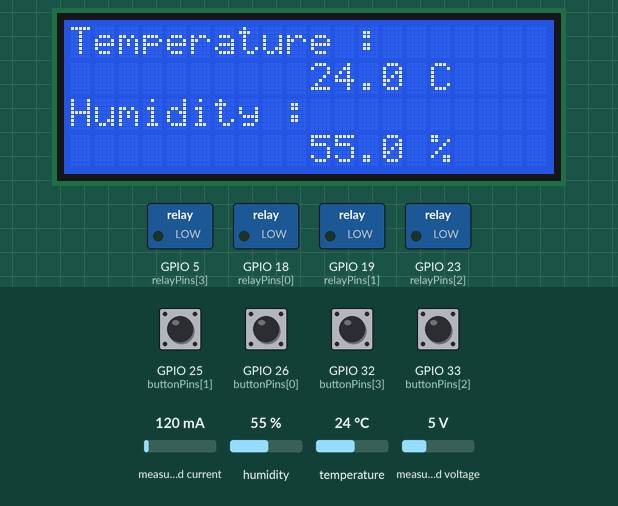
Simulated run of this sketch. Board: ESP32. On the bench: 20×4 character LCD, switched loads named in the sketch (green lamp = pin HIGH). Inputs (shaded band) come from the test bench; at power-on: GPIO 25 (buttonPins[1]), GPIO 26 (buttonPins[0]), GPIO 32 (buttonPins[3]), GPIO 33 (buttonPins[2]) HIGH, measured current 120 mA, humidity 55 %, temperature 24 °C, measured voltage 5 V. WiFi joins after 1.5 s; servers stay silent unless stated; what the sketch prints to the serial monitor is not drawn.

Above: at 5.6 s.
5.7 s: GPIO 25 (buttonPins[1]) pulled LOW for 0.15 s
At 6.7 s:
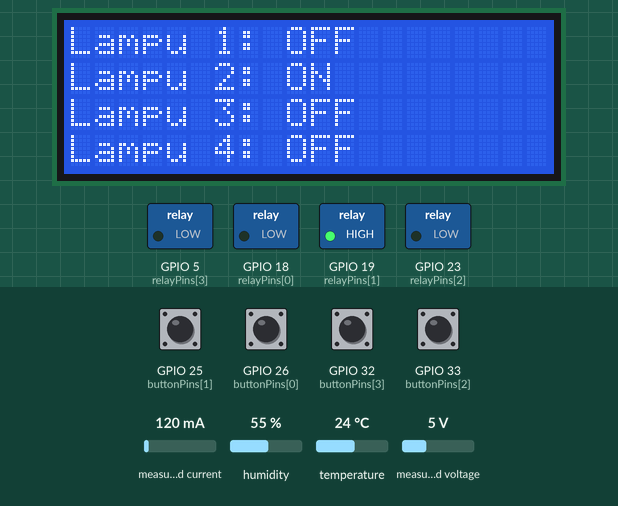
12.3 s: GPIO 26 (buttonPins[0]) pulled LOW for 0.15 s
At 18.2 s:
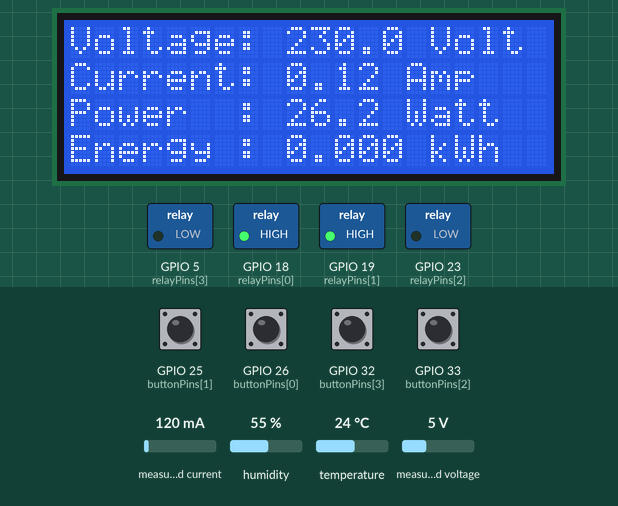
18.9 s: GPIO 32 (buttonPins[3]) pulled LOW for 0.15 s
At 20.4 s:
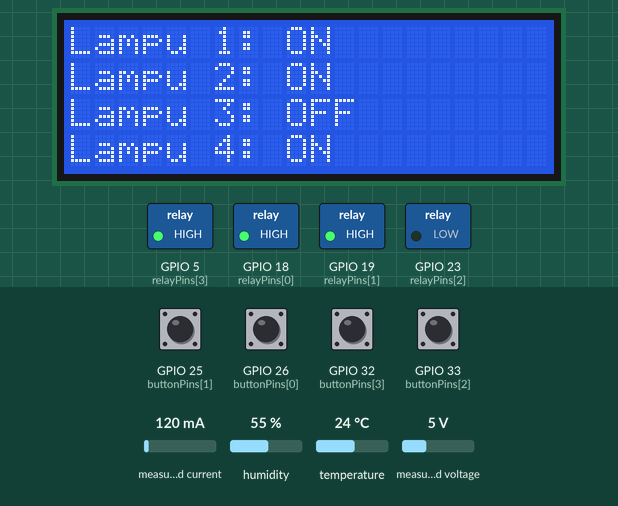
25.5 s: GPIO 33 (buttonPins[2]) pulled LOW for 0.15 s
At 26.6 s:
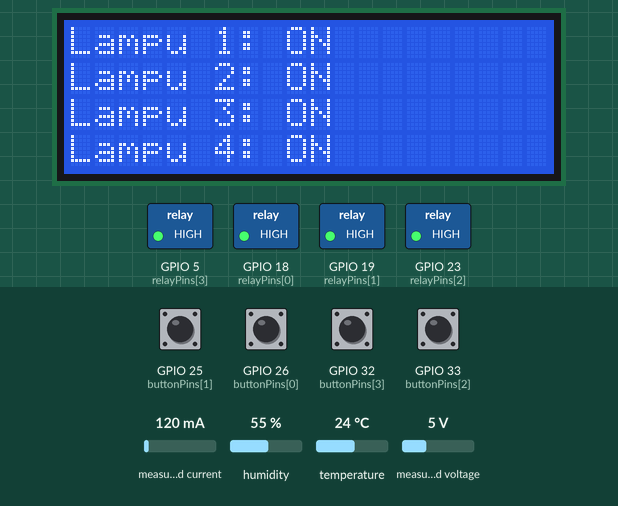
32.1 s: GPIO 25 (buttonPins[1]) pulled LOW for 1 s
At 32.8 s:
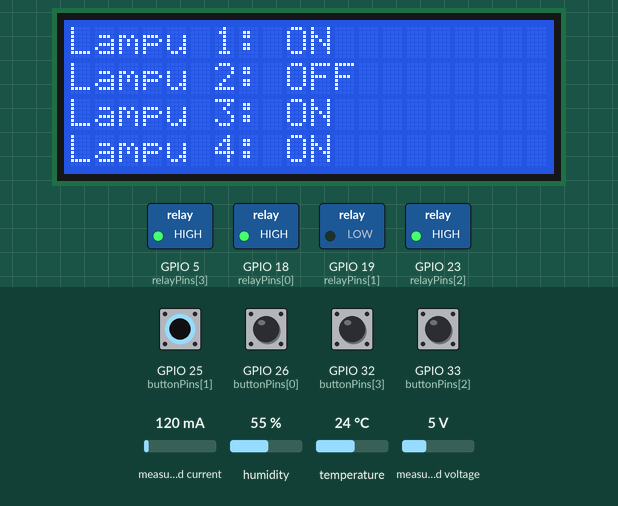
38.7 s: GPIO 26 (buttonPins[0]) pulled LOW for 1 s
At 39.1 s:
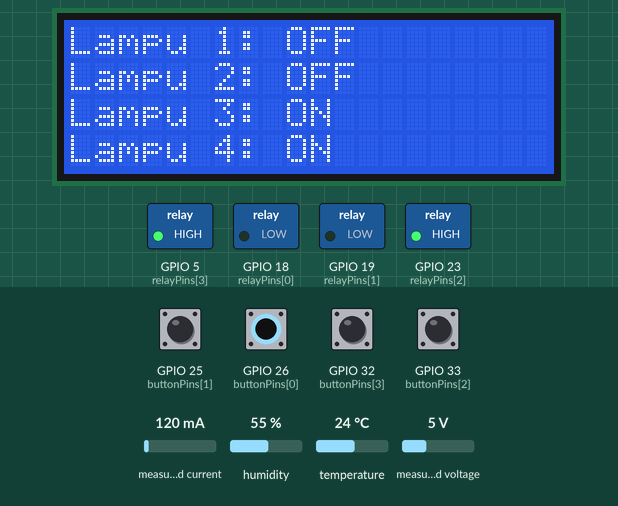
Timing chart, 0 to 41.7 s (numbered marks = the images above; inputs shaded):
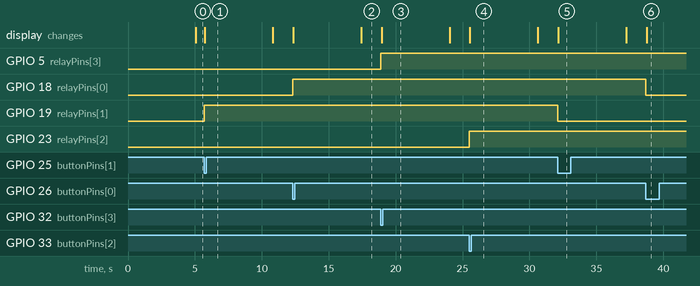

Measured:
- after the input at 5.7 s, GPIO 19 (relayPins[1]): LOW → HIGH at once; the display: changes after 0.05 s (image 1)
- after the input at 12.3 s, GPIO 18 (relayPins[0]): LOW → HIGH at once; the display: first changes after 0.05 s (image 2 shows a later state)
- after the input at 18.9 s, GPIO 5 (relayPins[3]): LOW → HIGH at once; the display: changes after 0.05 s (image 3)
- after the input at 25.5 s, GPIO 23 (relayPins[2]): LOW → HIGH at once; the display: changes after 0.05 s (image 4)
- after the input at 32.1 s, GPIO 19 (relayPins[1]): HIGH → LOW at once; the display: changes after 0.05 s (image 5)
- after the input at 38.7 s, GPIO 18 (relayPins[0]): HIGH → LOW at once; the display: changes after 0.05 s (image 6)

The sketch:

SmartHome.ino
```cpp
#define BLYNK_TEMPLATE_ID "TMPL65SRoXUg5"
#define BLYNK_TEMPLATE_NAME "Quickstart Template"
#define BLYNK_AUTH_TOKEN "w5YqL4s68FKI083Hj38VK-AcmqTCpzX3"

#define BLYNK_PRINT Serial

#include <WiFi.h>
#include <WiFiClient.h>
#include <BlynkSimpleEsp32.h>
#include <PZEM004Tv30.h>
#include <Wire.h>
#include <LiquidCrystal_I2C.h>
#include <DHT.h>
#include <Adafruit_Sensor.h>

char auth[] = BLYNK_AUTH_TOKEN;
char ssid[] = "Ovaninda";
char pass[] = "samsung55";

BlynkTimer timer;

// ===== PZEM004T =====
#define PZEM_RX 16
#define PZEM_TX 17
PZEM004Tv30 pzem(Serial2, PZEM_RX, PZEM_TX);

// ===== DHT22 =====
#define DHTPIN 4
#define DHTTYPE DHT22
DHT dht(DHTPIN, DHTTYPE);

// ===== LCD =====
LiquidCrystal_I2C lcd(0x27, 20, 4);

// ===== Relay & Button =====
const int relayPins[4]  = {18, 19, 23, 5};
const int buttonPins[4] = {26, 25, 33, 32};
int relayState[4]       = {LOW, LOW, LOW, LOW};
int lastButtonState[4]  = {HIGH, HIGH, HIGH, HIGH};
unsigned long lastDebounceTime[4] = {0, 0, 0, 0};
const unsigned long debounceDelay = 200;

const int vPins[4] = {V1, V2, V3, V4};
const char* lampuNames[4] = {"Lampu 1", "Lampu 2", "Lampu 3", "Lampu 4"};

// ===== LCD Mode =====
enum DisplayMode {LAMPU_STATUS, PZEM_DISPLAY, TEMPHUMID};
DisplayMode currentMode = PZEM_DISPLAY;  // mulai dari PZEM
unsigned long lastActivityTime = 0;
unsigned long lastDisplaySwitch = 0;
const unsigned long idleTimeout = 5000; // kembali ke auto mode setelah 5 detik
const unsigned long displaySwitchTime = 5000; // tiap 5 detik ganti tampilan

// ===== Variabel data sensor =====
float voltage = 0, currentVal = 0, power = 0, energy = 0;
float freq = 0, pf = 0;

// ====== BLYNK CONNECT ======
BLYNK_CONNECTED() {
  for (int i = 0; i < 4; i++) Blynk.syncVirtual(vPins[i]);
}

// ====== BLYNK CONTROL ======
BLYNK_WRITE_DEFAULT() {
  int pinIndex = request.pin - V1;
  if (pinIndex >= 0 && pinIndex < 4) {
    relayState[pinIndex] = param.asInt();
    digitalWrite(relayPins[pinIndex], relayState[pinIndex]);
    Blynk.virtualWrite(vPins[pinIndex], relayState[pinIndex]);
    Serial.printf("%s %s (Blynk)\n", lampuNames[pinIndex], relayState[pinIndex] ? "nyala" : "mati");
    showLampStatus();
    currentMode = LAMPU_STATUS;
    lastActivityTime = millis();
  }
}

// ====== SETUP ======
void setup() {
  Serial.begin(115200);

  for (int i = 0; i < 4; i++) {
    pinMode(relayPins[i], OUTPUT);
    pinMode(buttonPins[i], INPUT_PULLUP);
    digitalWrite(relayPins[i], LOW);
  }

  lcd.init();
  lcd.backlight();

  lcd.clear();
  lcd.setCursor(3,0); lcd.print("MONITORING AND");
  lcd.setCursor(5,1); lcd.print("CONTROLLING");
  lcd.setCursor(5,2); lcd.print("OVAN'S ROOM");
  delay(2000);

  dht.begin();
  Blynk.begin(auth, ssid, pass);

  timer.setInterval(2000L, updateSensors);  // update sensor rutin
  timer.setInterval(5000L, sendPZEMData);   // kirim ke Blynk
}

// ====== LOOP ======
void loop() {
  Blynk.run();
  timer.run();
  checkButtons();

  // Jika mode lampu, tunggu idle 5 detik baru kembali rotasi otomatis
  if (currentMode == LAMPU_STATUS && millis() - lastActivityTime > idleTimeout) {
    currentMode = PZEM_DISPLAY;
    lastDisplaySwitch = millis();
    showPZEMDataLCD();
  }

  // Jika tidak sedang kontrol lampu → ganti tampilan otomatis
  if (currentMode != LAMPU_STATUS && millis() - lastDisplaySwitch > displaySwitchTime) {
    if (currentMode == PZEM_DISPLAY) {
      currentMode = TEMPHUMID;
      showTemperatureHumidity();
    } else {
      currentMode = PZEM_DISPLAY;
      showPZEMDataLCD();
    }
    lastDisplaySwitch = millis();
  }
}

// ====== BUTTON HANDLER ======
void checkButtons() {
  for (int i = 0; i < 4; i++) {
    int reading = digitalRead(buttonPins[i]);
    if (reading == LOW && lastButtonState[i] == HIGH && millis() - lastDebounceTime[i] > debounceDelay) {
      lastDebounceTime[i] = millis();
      relayState[i] = !relayState[i];
      digitalWrite(relayPins[i], relayState[i]);
      Blynk.virtualWrite(vPins[i], relayState[i]);
      Serial.printf("%s %s (Manual)\n", lampuNames[i], relayState[i] ? "nyala" : "mati");

      showLampStatus();
      currentMode = LAMPU_STATUS;
      lastActivityTime = millis();
    }
    lastButtonState[i] = reading;
  }
}

// ====== LCD FUNCTIONS ======
void showTemperatureHumidity() {
  float t = dht.readTemperature();
  float h = dht.readHumidity();

  lcd.clear();
  lcd.setCursor(0,0); lcd.print("Temperature :");
  lcd.setCursor(10,1); lcd.print(t,1); lcd.print(" C");
  lcd.setCursor(0,2); lcd.print("Humidity :");
  lcd.setCursor(10,3); lcd.print(h,1); lcd.print(" %");

  if (!isnan(t)) Blynk.virtualWrite(V11, t);
  if (!isnan(h)) Blynk.virtualWrite(V12, h);
}

void showPZEMDataLCD() {
  lcd.clear();
  lcd.setCursor(0,0); lcd.print("Voltage: "); lcd.print(voltage,1); lcd.print(" Volt");
  lcd.setCursor(0,1); lcd.print("Current: "); lcd.print(currentVal,2); lcd.print(" Amp");
  lcd.setCursor(0,2); lcd.print("Power  : "); lcd.print(power,1); lcd.print(" Watt");
  lcd.setCursor(0,3); lcd.print("Energy : "); lcd.print(energy,3); lcd.print(" kWh");
}

void showLampStatus() {
  lcd.clear();
  for (int i = 0; i < 4; i++) {
    lcd.setCursor(0, i);
    lcd.print(lampuNames[i]);
    lcd.print(": ");
    lcd.print(relayState[i] ? "ON " : "OFF");
  }
}

// ====== UPDATE SENSOR ======
void updateSensors() {
  // baca data DHT
  float t = dht.readTemperature();
  float h = dht.readHumidity();
  if (!isnan(t)) Blynk.virtualWrite(V11, t);
  if (!isnan(h)) Blynk.virtualWrite(V12, h);

  // baca data PZEM
  voltage = pzem.voltage();
  currentVal = pzem.current();
  power = pzem.power();
  energy = pzem.energy();
  freq = pzem.frequency();
  pf = pzem.pf();
}

// ====== PZEM DATA KE BLYNK ======
void sendPZEMData() {
  if (!isnan(voltage)) Blynk.virtualWrite(V5, voltage);
  if (!isnan(currentVal)) Blynk.virtualWrite(V6, currentVal);
  if (!isnan(power))   Blynk.virtualWrite(V7, power);
  if (!isnan(energy))  Blynk.virtualWrite(V8, energy);
  if (!isnan(freq))    Blynk.virtualWrite(V9, freq);
  if (!isnan(pf))      Blynk.virtualWrite(V10, pf);

  Serial.printf("V=%.1fV I=%.2fA P=%.1fW E=%.3fkWh F=%.1fHz PF=%.2f\n",
                voltage, currentVal, power, energy, freq, pf);
}
```
